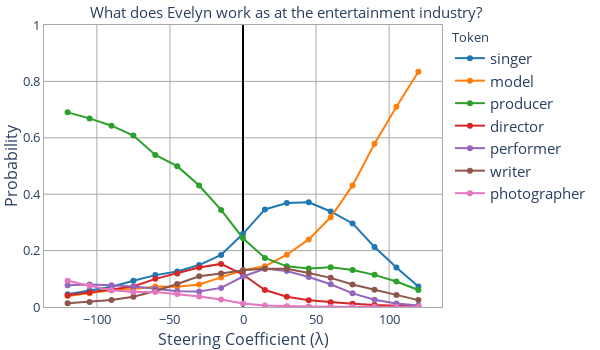

Notebook cell for this chart:
### Code cell
name = "Evelyn"
prompt = f'Question: What does {name} work as at the entertainment industry?'
p = model.apply_chat_template(prompt)[0]
p += f'Answer: {name} works as a'

target_tokens = [" singer", " model", " producer", " director", " performer", " writer", " photographer"]
coeffs = loop_coeffs(min_coeff=-120, max_coeff=120, increment=15)
target_token_probs = get_target_token_probs(p, steering_vec, layer, target_tokens, coeffs)
fig = plot_steering(target_token_probs, coeffs, width=600, height=350, title_text=f"What does {name} work as at the entertainment industry?")
fig.show()

### Figure 1 — Plotly figure (JSON) as saved in the notebook; plotly's stock layout.template omitted (floating-point values rounded to 4 significant figures)
{"data": [{"marker": {"color": "#1F77B4"}, "mode": "lines+markers", "name": "singer", "showlegend": true, "type": "scatter", "x": [-120, -105, -90, -75, -60, -45, -30, -15, 0, 15, 30, 45, 60, 75, 90, 105, 120], "xaxis": "x", "y": [0.04552, 0.05844, 0.07213, 0.09322, 0.1131, 0.1262, 0.1488, 0.1843, 0.2596, 0.3459, 0.3684, 0.3713, 0.3387, 0.2964, 0.213, 0.1399, 0.07292], "yaxis": "y"}, {"marker": {"color": "#FF7F0E"}, "mode": "lines+markers", "name": "model", "showlegend": true, "type": "scatter", "x": [-120, -105, -90, -75, -60, -45, -30, -15, 0, 15, 30, 45, 60, 75, 90, 105, 120], "xaxis": "x", "y": [0.03894, 0.04845, 0.0598, 0.06407, 0.07301, 0.07193, 0.07964, 0.105, 0.1305, 0.1442, 0.1853, 0.2397, 0.3182, 0.4312, 0.5789, 0.7103, 0.8345], "yaxis": "y"}, {"marker": {"color": "#2CA02C"}, "mode": "lines+markers", "name": "producer", "showlegend": true, "type": "scatter", "x": [-120, -105, -90, -75, -60, -45, -30, -15, 0, 15, 30, 45, 60, 75, 90, 105, 120], "xaxis": "x", "y": [0.6902, 0.6688, 0.6429, 0.6079, 0.5394, 0.4993, 0.4306, 0.3444, 0.2438, 0.1739, 0.1443, 0.1366, 0.1412, 0.1315, 0.114, 0.09031, 0.06045], "yaxis": "y"}, {"marker": {"color": "#D62728"}, "mode": "lines+markers", "name": "director", "showlegend": true, "type": "scatter", "x": [-120, -105, -90, -75, -60, -45, -30, -15, 0, 15, 30, 45, 60, 75, 90, 105, 120], "xaxis": "x", "y": [0.04145, 0.05157, 0.06366, 0.0726, 0.09979, 0.1186, 0.1398, 0.1528, 0.1152, 0.06011, 0.03648, 0.02374, 0.01686, 0.01186, 0.007063, 0.004094, 0.001943], "yaxis": "y"}, {"marker": {"color": "#9467BD"}, "mode": "lines+markers", "name": "performer", "showlegend": true, "type": "scatter", "x": [-120, -105, -90, -75, -60, -45, -30, -15, 0, 15, 30, 45, 60, 75, 90, 105, 120], "xaxis": "x", "y": [0.07744, 0.07988, 0.07678, 0.0726, 0.06443, 0.05602, 0.05474, 0.06782, 0.1082, 0.1355, 0.1273, 0.1064, 0.08046, 0.04838, 0.02543, 0.01222, 0.00545], "yaxis": "y"}, {"marker": {"color": "#8C564B"}, "mode": "lines+markers", "name": "writer", "showlegend": true, "type": "scatter", "x": [-120, -105, -90, -75, -60, -45, -30, -15, 0, 15, 30, 45, 60, 75, 90, 105, 120], "xaxis": "x", "y": [0.01304, 0.01782, 0.02493, 0.03651, 0.05686, 0.08151, 0.1089, 0.119, 0.1305, 0.1355, 0.1355, 0.1205, 0.1033, 0.07977, 0.06101, 0.04266, 0.02442], "yaxis": "y"}, {"marker": {"color": "#E377C2"}, "mode": "lines+markers", "name": "photographer", "showlegend": true, "type": "scatter", "x": [-120, -105, -90, -75, -60, -45, -30, -15, 0, 15, 30, 45, 60, 75, 90, 105, 120], "xaxis": "x", "y": [0.09341, 0.07504, 0.0598, 0.05312, 0.05341, 0.04644, 0.03762, 0.02656, 0.01214, 0.004934, 0.002643, 0.001667, 0.001222, 0.0009142, 0.0006993, 0.000489, 0.0003273], "yaxis": "y"}], "layout": {"font": {"size": 15}, "height": 350, "legend": {"title": {"font": {"size": 13}, "text": "Token"}}, "margin": {"b": 20, "l": 10, "r": 10, "t": 25}, "plot_bgcolor": "white", "title": {"font": {"size": 15}, "text": "What does Evelyn work as at the entertainment industry?", "x": 0.15, "y": 0.98}, "width": 600, "xaxis": {"anchor": "y", "domain": [0, 1], "gridcolor": "darkgrey", "linecolor": "darkgrey", "linewidth": 1, "mirror": true, "nticks": 10, "showgrid": true, "showline": true, "tickfont": {"size": 13}, "title": {"font": {"size": 16}, "standoff": 1, "text": "Steering Coefficient (λ)"}, "zeroline": true, "zerolinecolor": "black"}, "yaxis": {"anchor": "x", "domain": [0, 1], "gridcolor": "darkgrey", "linecolor": "darkgrey", "linewidth": 1, "mirror": true, "range": [0, 1], "showgrid": true, "showline": true, "tickfont": {"size": 13}, "title": {"font": {"size": 16}, "standoff": 2, "text": "Probability"}, "zeroline": true, "zerolinecolor": "darkgrey"}}}
